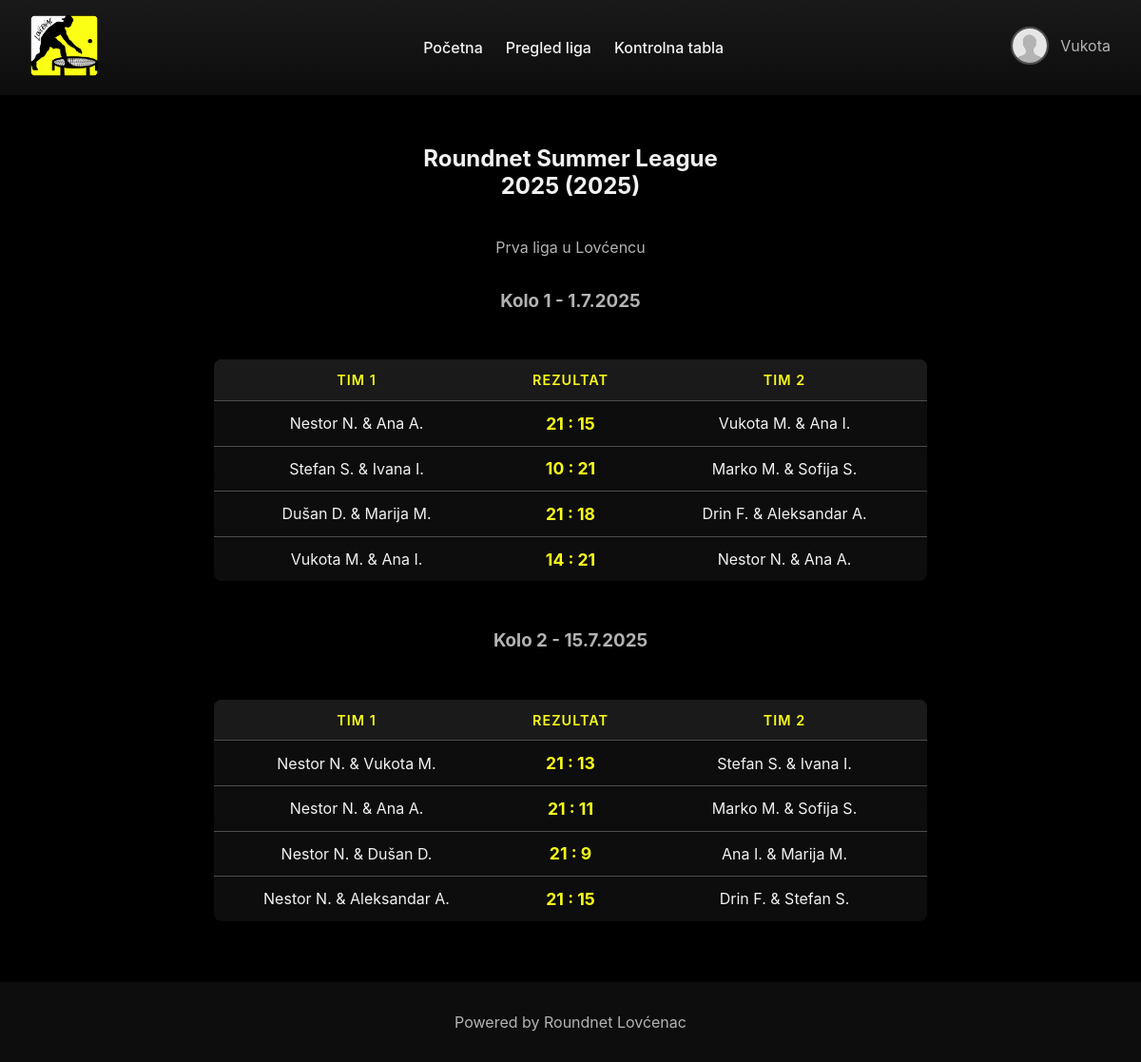
Page /view_league.php?id=1 (signed in) on the committed database.
### tables this page shows
CREATE TABLE leagues (
    id INT AUTO_INCREMENT PRIMARY KEY,
    naziv VARCHAR(100) NOT NULL,
    godina YEAR NOT NULL,
    opis TEXT,
    admin_id INT,
    FOREIGN KEY (admin_id) REFERENCES users(id) ON DELETE SET NULL
);

CREATE TABLE rounds (
    id INT AUTO_INCREMENT PRIMARY KEY,
    league_id INT NOT NULL,
    broj_kola INT NOT NULL,
    datum DATE,
    FOREIGN KEY (league_id) REFERENCES leagues(id) ON DELETE CASCADE
);

CREATE TABLE matches (
    id INT AUTO_INCREMENT PRIMARY KEY,
    round_id INT NOT NULL,
    team1_player1_id INT NOT NULL,
    team1_player2_id INT NOT NULL,
    team2_player1_id INT NOT NULL,
    team2_player2_id INT NOT NULL,
    score_team1 INT DEFAULT 0,
    score_team2 INT DEFAULT 0,
    FOREIGN KEY (round_id) REFERENCES rounds(id) ON DELETE CASCADE,
    FOREIGN KEY (team1_player1_id) REFERENCES users(id) ON DELETE CASCADE,
    FOREIGN KEY (team1_player2_id) REFERENCES users(id) ON DELETE CASCADE,
    FOREIGN KEY (team2_player1_id) REFERENCES users(id) ON DELETE CASCADE,
    FOREIGN KEY (team2_player2_id) REFERENCES users(id) ON DELETE CASCADE
);

### includes/db_utils.php (called while the page is built, shortened)
<?php
class DBUtils {
    private $conn;
    public function __construct($configFile = "config.ini") {
        if ($config = parse_ini_file($configFile)) {
            $host = $config["host"];
            $database = $config["database"];
            $user = $config["user"];
            $password = $config["password"];
            $this->conn = new PDO("mysql:host=$host;dbname=$database;charset=utf8", $user, $password);
            $this->conn->setAttribute(PDO::ATTR_ERRMODE, PDO::ERRMODE_EXCEPTION);
        }
    }
    public function getLeagueById($id) {
        try {
            $sql = "SELECT * FROM " . TBL_LEAGUES . " WHERE " . COL_LEAGUE_ID . " = :id";
            $st = $this->conn->prepare($sql);
            $st->bindValue(":id", $id, PDO::PARAM_INT);
            $st->execute();
            return $st->fetch(PDO::FETCH_ASSOC);
        } catch (PDOException $e) {
            return false;
        }
    }
    public function getRoundById($id) {
        try {
            $sql = "SELECT * FROM " . TBL_ROUNDS . " WHERE " . COL_ROUND_ID . " = :id";
            $st = $this->conn->prepare($sql);
            $st->bindValue(":id", $id, PDO::PARAM_INT);
            $st->execute();
            return $st->fetch(PDO::FETCH_ASSOC);
        } catch (PDOException $e) {
            return false;
        }
    }
    public function getRoundsByLeague($league_id) {
        try {
            $sql = "SELECT * FROM " . TBL_ROUNDS . " WHERE " . COL_ROUND_LEAGUE_ID . " = :league_id ORDER BY " . COL_ROUND_BROJ_KOLA;
            $st = $this->conn->prepare($sql);
            $st->bindValue(":league_id", $league_id, PDO::PARAM_INT);
            $st->execute();
            return $st->fetchAll(PDO::FETCH_ASSOC);
        } catch (PDOException $e) {
            return [];
        }
    }
    public function getMatchById($id) {
        try {
            $sql = "SELECT * FROM " . TBL_MATCHES . " WHERE " . COL_MATCH_ID . " = :id";
            $st = $this->conn->prepare($sql);
            $st->bindValue(":id", $id, PDO::PARAM_INT);
            $st->execute();
            return $st->fetch(PDO::FETCH_ASSOC);
        } catch (PDOException $e) {
            return false;
        }
    }
    public function getMatchesByRound($round_id) {
        try {
            $sql = "SELECT * FROM " . TBL_MATCHES . " WHERE " . COL_MATCH_ROUND_ID . " = :round_id ORDER BY " . COL_MATCH_ID;
            $st = $this->conn->prepare($sql);
            $st->bindValue(":round_id", $round_id, PDO::PARAM_INT);
            $st->execute();
            return $st->fetchAll(PDO::FETCH_ASSOC);
        } catch (PDOException $e) {
            return [];
        }
    }
}
?>

### classes/League.php (called while the page is built, shortened)
<?php
    require_once(__DIR__ . "/../includes/db_utils.php");
    class League {
        private $db;
        private $id;
        private $naziv;
        private $godina;
        private $opis;
        public function __construct($id = null) {
            $this->db = new DBUtils();
            if ($id) {
                $data = $this->db->getLeagueById($id);
                if ($data) {
                    $this->id = $data['id'];
                    $this->naziv = $data['naziv'];
                    $this->godina = $data['godina'];
                    $this->opis = $data['opis'];
                }
            }
        }
        public function getNaziv() { return $this->naziv; }
        public function getGodina() { return $this->godina; }
        public function getOpis() { return $this->opis; }
        public function getRounds() {
        $roundsData = $this->db->getRoundsByLeague($this->id);
        $rounds = [];
        foreach ($roundsData as $r) {
            $rounds[] = new Round($r['id']);
        }
        return $rounds;
    }
    }
?>

### classes/Round.php (called while the page is built, shortened)
<?php
    require_once(__DIR__ . "/../includes/db_utils.php");
    require_once("GameMatch.php");
    class Round {
        private $db;
        private $id;
        private $broj_kola;
        private $datum;
        public function __construct($id = null) {
            $this->db = new DBUtils();
            if ($id) {
                $data = $this->db->getRoundById($id);
                if ($data) {
                    $this->id = $data[COL_ROUND_ID];
                    $this->broj_kola = $data[COL_ROUND_BROJ_KOLA];
                    $this->datum = $data[COL_ROUND_DATUM];
                }
            }
        }
        function getBrojKola() { return $this->broj_kola; }
        function getDatum() { return $this->datum; }
        public function getMatches() {
            $matchesData = $this->db->getMatchesByRound($this->id);
            $matches = [];
            foreach ($matchesData as $match) {
                $matches[] = new GameMatch($match['id']);
            }
            return $matches;
        }
    }
?>

### classes/GameMatch.php (called while the page is built, shortened)
<?php
    require_once(__DIR__ . "/../includes/db_utils.php");
    class GameMatch
    {
        public function __construct($id = null) {
            $this->db = new DBUtils();
            if ($id) {
                $data = $this->db->getMatchById($id);
            }
        }
    }
?>

### view_league.php (the view, shortened to what this page needs)
<?php
    require_once("includes/db_utils.php");
    require_once("classes/League.php");
    require_once("classes/Round.php");
    require_once("classes/GameMatch.php");
    $league = new League($_GET['id']);
    $rounds = $league->getRounds();
?>
<!DOCTYPE html>
<html>
<head>
    <link rel="stylesheet" href="css/style.css">
</head>
<body>
<?php include("includes/header.php") ?>
<div id="main">
    <h2 class="naslov-lige"><?= htmlspecialchars($league->getNaziv()) ?> (<?= $league->getGodina() ?>)</h2>
    <p><?= htmlspecialchars($league->getOpis()) ?></p>
    <?php if (empty($rounds)): ?>
        <p>Nema kola u ovoj ligi.</p>
    <?php else: ?>
        <?php foreach ($rounds as $round): ?>
            <?php
                $datum = new DateTime($round->getDatum());
                $datum_formatirano = $datum->format('j.n.Y');
            ?>
            <h3>Kolo <?= $round->getBrojKola() ?> - <?= $datum_formatirano ?></h3>
            <?php
                $matches = $round->getMatches();
                if (empty($matches)) {
                    echo "<p>Nema mečeva u ovom kolu.</p>";
                } else {
                    echo "<table class='tabela'>";
                    echo "<tr><th class='tim'>Tim 1</th><th class='rezultat'>Rezultat</th><th class='tim'>Tim 2</th></tr>";
                    foreach ($matches as $match) {
                        $t1_ids = $match->getTeam1();
                        $t2_ids = $match->getTeam2();
                        $t1_players = [];
                        foreach ($t1_ids as $uid) {
                            $u = $match->db->getUserById($uid);
                            $t1_players[] = $u['ime'] . " " . strtoupper(substr($u['prezime'], 0, 1)) . ".";
                        }
                        $t2_players = [];
                        foreach ($t2_ids as $uid) {
                            $u = $match->db->getUserById($uid);
                            $t2_players[] = $u['ime'] . " " . strtoupper(substr($u['prezime'], 0, 1)) . ".";
                        }
                        $team1_str = implode(" & ", $t1_players);
                        $team2_str = implode(" & ", $t2_players);
                        echo "<tr>
                                <td class='tim'>{$team1_str}</td>
                                <td class='rezultat'>{$match->getScoreTeam1()} : {$match->getScoreTeam2()}</td>
                                <td class='tim'>{$team2_str}</td>
                            </tr>";
                    }
                    echo "</table>";
                }
            ?>
        <?php endforeach; ?>
    <?php endif; ?>
</div>
</body>
</html>

### includes/header.php (shortened to what this page needs)
<header>
    <nav class="navbar">
        <div class="logo">
            <a href="index.php"><img src="images/logo.png" alt="Roundnet League Lovcenac Logo"></a>
        </div>
        <ul class="nav-links">
            <li><a href="index.php">Početna</a></li>
            <li><a href="leagues.php">Pregled liga</a></li>
            <li><a href="dashboard.php" class="btn-edit">
                <?php
                    if(!isset($_SESSION['user'])) echo "Moji mečevi";
                    else
                        echo ($_SESSION['user']['uloga'] == 'user' ? "Moji mečevi" : "Kontrolna tabla");
                ?>
            </a></li>
        </ul>
        <div class="login">
            <?php if (isset($_SESSION['user'])): ?>
                <div class="user-info">
                    <div class="user-trigger">
                        <img src="<?php echo $_SESSION['user']['profile_pic']; ?>"
                            alt="Profilna slika" class="avatar">
                        <span><?php echo htmlspecialchars($_SESSION['user']['ime']); ?></span>
                    </div>
                </div>
            <?php else: ?>
                <a href="login.php" class="btn-login-header">Prijava</a>
            <?php endif; ?>
        </div>
    </nav>
</header>

### css/style.css (style rules this page uses)
*, *::before, *::after { box-sizing: border-box; }
:root { --bg-dark: hsl(0 0% 0%); --bg: hsl(0 0% 5%); --bg-light: hsl(0 0% 10%); --accent: hsl(61.28, 100%, 54.12%); --accent-muted: hsl(61.28, 100%, 44.12%); --alert: hsl(0, 100%, 54.12%); --ff: "Work sans", "Inter", sans-serif; --text: hsl(0 0% 95%); --text-muted: hsl(0 0% 70%); --highlight: hsl(0 0% 60%); --border: hsl(0 0% 30%); --gradient: linear-gradient(0deg, var(--bg) 95%, var(--bg-light)); --gradient-hover: linear-gradient(0deg, var(--bg), var(--bg-light)); font-family: var(--ff); }
html, body { height: 100%; margin: 0; font-family: var(--ff); background: var(--bg-dark); color: var(--text-muted); display: flex; flex-direction: column; }
header { width: 100%; background: var(--gradient-hover); padding: 1rem 0; }
.navbar { display: flex; justify-content: space-between; align-items: center; max-width: 1200px; margin: 0 auto; padding: 0 2rem; }
.logo img { height: 4rem; margin: 0; }
.nav-links { list-style: none; display: flex; gap: 1.5rem; }
.nav-links a { text-decoration: none; font-weight: 500; color: var(--text); transition: color 0.3s ease; }
.user-info { position: relative; display: inline-block; cursor: pointer; }
.user-trigger { display: flex; align-items: center; gap: 12px; transition: transform 0.2s; }
.user-trigger .avatar { width: 40px; height: 40px; border-radius: 50%; object-fit: cover; border: 2px solid var(--border); }
#main { flex: 1; width: 100%; max-width: 400px; margin: 0 auto; padding: 2rem; border-radius: 8px; display: flex; flex-direction: column; align-items: center; }
h2 { margin-bottom: 1.5rem; color: var(--text); }
.naslov-lige { text-align: center; }
footer { width: 100%; text-align: center; padding: 1rem; background: var(--bg); color: var(--text-muted); }
.footer-link { color: var(--text-muted); text-decoration: none; transition: 0.3s; }
.tabela { width: 750px; border-collapse: collapse; margin: 2rem 0; border-radius: 8px; overflow: hidden; background: var(--gradient); box-shadow: 0 2px 6px rgba(0,0,0,0.4); table-layout: fixed; }
.tabela th { background: var(--bg-light); color: var(--accent); font-weight: 600; padding: 0.8rem 1.2rem; text-transform: uppercase; font-size: 0.9rem; letter-spacing: 1px; }
.tabela td { padding: 0.8rem 1.2rem; color: var(--text); border-top: 1px solid var(--border); }
.tabela tr:nth-child(even) { background: var(--bg); }
.tabela th.tim, .tabela td.tim { width: 40%; text-align: center; }
.tabela td.rezultat { width: 20%; text-align: center; font-weight: 700; color: var(--accent); font-size: 1.1rem; }

### rows in the picture
leagues: naziv "Roundnet Summer League 2025", godina "2025", opis "Prva liga u Lovćencu"
rounds: broj_kola "1", datum "1.7.2025"
matches: team1_str "Nestor N. & Ana A.", score_team1 "21", score_team2 "15", team2_str "Vukota M. & Ana I."
matches: team1_str "Stefan S. & Ivana I.", score_team1 "10", score_team2 "21", team2_str "Marko M. & Sofija S."
matches: team1_str "Dušan D. & Marija M.", score_team1 "21", score_team2 "18", team2_str "Drin F. & Aleksandar A."
matches: team1_str "Vukota M. & Ana I.", score_team1 "14", score_team2 "21", team2_str "Nestor N. & Ana A."
rounds: broj_kola "2", datum "15.7.2025"
matches: team1_str "Nestor N. & Vukota M.", score_team1 "21", score_team2 "13", team2_str "Stefan S. & Ivana I."
matches: team1_str "Nestor N. & Ana A.", score_team1 "21", score_team2 "11", team2_str "Marko M. & Sofija S."
matches: team1_str "Nestor N. & Dušan D.", score_team1 "21", score_team2 "9", team2_str "Ana I. & Marija M."
matches: team1_str "Nestor N. & Aleksandar A.", score_team1 "21", score_team2 "15", team2_str "Drin F. & Stefan S."

### other values in the picture
$_SESSION['user']['ime'] "Vukota"
